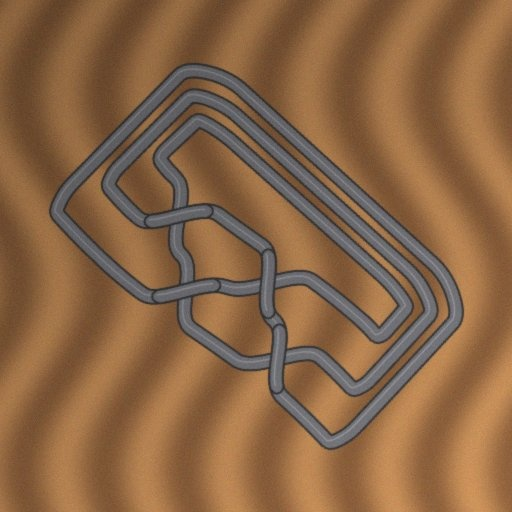
#> input picture huggingface_space/examples/1_unknot_c001_S2_desk.jpg, 512 x 512 px
$ python reidemeister.py --image ../../huggingface_space/examples/1_unknot_c001_S2_desk.jpg
#> lines starting #> are read from the running program, lines starting #| are printed output that depends on the picture; after the words box and inside, x2 and y2 are one past the last pixel; in counts of white or black regions, pixels touching at a corner belong together
### src/knot_recognition/utils.py
import os
import cv2
import numpy as np
from PIL import Image


def imread_any(path):
    im = Image.open(path).convert('RGB')
#> im is the input picture: PIL image 512x512 RGB; mean R, G, B 138.1, 101.5, 69.3
    return np.array(im)


def ensure_dir(path):
    os.makedirs(path, exist_ok=True)

### src/knot_recognition/preprocess.py
from dataclasses import dataclass
from typing import Optional, Tuple

import cv2
import numpy as np
from skimage.filters import threshold_otsu
from skimage.morphology import skeletonize


@dataclass(frozen=True)
class PreprocessConfig:
    width: int = 512
    blur_kernel: Tuple[int, int] = (5, 5)
    adaptive_block_size: int = 31
    adaptive_c: int = 10
    morph_kernel: Tuple[int, int] = (3, 3)
    morph_iterations: int = 1


class Preprocessor:
    def __init__(self, config: Optional[PreprocessConfig] = None):
        self.config = config or PreprocessConfig()

    def run(self, img_rgb):
        cfg = self.config
        gray = _to_gray(img_rgb, cfg.width)
        blur = cv2.GaussianBlur(gray, cfg.blur_kernel, 0)
        th = _binarize(blur, cfg.adaptive_block_size, cfg.adaptive_c)
        opened = _morph_open(th, cfg.morph_kernel, cfg.morph_iterations)
        sk = skeletonize(opened.astype(bool))
        return sk, gray


def preprocess_for_skeleton(img_rgb, width=512):
    return Preprocessor(PreprocessConfig(width=width)).run(img_rgb)


def _to_gray(img_rgb, width: int) -> np.ndarray:
#> called with width = 512
    h, w = img_rgb.shape[:2]
    scale = width / float(w)
    img = cv2.resize(img_rgb, (width, int(h * scale)), interpolation=cv2.INTER_AREA)
    gray = cv2.cvtColor(img, cv2.COLOR_RGB2GRAY)
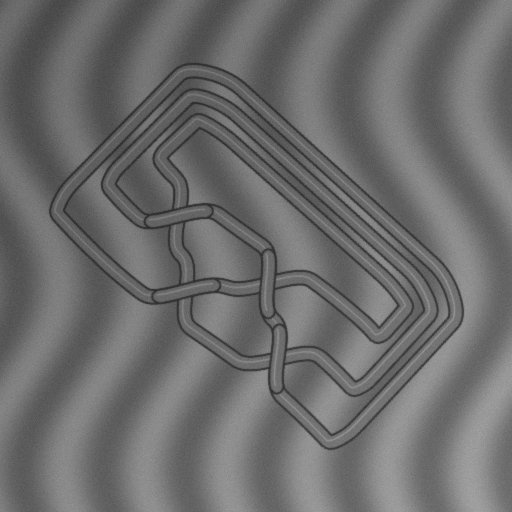
#> gray: shape (512, 512); min 39, max 163, mean 108.8
    return cv2.equalizeHist(gray)


def _binarize(blur: np.ndarray, block_size: int, adaptive_c: int) -> np.ndarray:
#> called with block_size = 31, adaptive_c = 10
    th = cv2.adaptiveThreshold(
        blur,
        255,
        cv2.ADAPTIVE_THRESH_GAUSSIAN_C,
        cv2.THRESH_BINARY_INV,
        block_size,
        adaptive_c,
    )
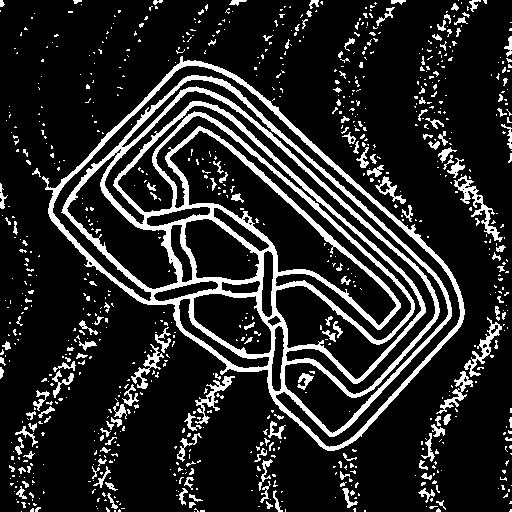
#> th: shape (512, 512); 15.5% white; 851 white regions (694 under 20 px), largest, box (x1, y1, x2, y2) and area: (42, 56, 465, 451) 26667, (454, 175, 503, 242) 631, (464, 317, 502, 377) 469
    if th.mean() < 10:
        t = threshold_otsu(blur)
        th = (blur < t).astype("uint8") * 255
    return th


def _morph_open(th: np.ndarray, kernel: Tuple[int, int], iterations: int) -> np.ndarray:
#> called with kernel = (3, 3), iterations = 1
    morph_kernel = cv2.getStructuringElement(cv2.MORPH_ELLIPSE, kernel)
    return cv2.morphologyEx(th, cv2.MORPH_OPEN, morph_kernel, iterations=iterations)
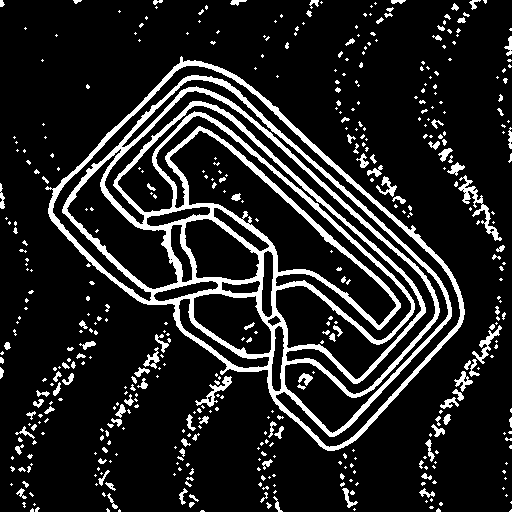
#> returned value: shape (512, 512); 13.7% white; 453 white regions (328 under 20 px), largest, box (x1, y1, x2, y2) and area: (45, 56, 465, 451) 26400, (458, 175, 502, 241) 534, (195, 376, 232, 407) 278

### src/knot_recognition/gauss_pd.py

from __future__ import annotations

import math
from dataclasses import dataclass
from typing import Optional

import numpy as np
import networkx as nx


@dataclass(frozen=True)
class GaussPDConfig:
    connectivity: int = 8
    spur_length: int = 5
    junction_degree: int = 3


_DEFAULT = GaussPDConfig()
DEFAULT_CFG = {
    "connectivity": _DEFAULT.connectivity,
    "spur_length": _DEFAULT.spur_length,
    "junction_degree": _DEFAULT.junction_degree,
}


_NEIGHBORS = {
    4: [(-1, 0), (1, 0), (0, -1), (0, 1)],
    8: [
        (-1, 0), (1, 0), (0, -1), (0, 1),
        (-1, -1), (-1, 1), (1, -1), (1, 1),
    ],
}


def _neighbors(connectivity=8):
    try:
        return _NEIGHBORS[connectivity]
    except KeyError as exc:
        raise ValueError("connectivity must be 4 or 8") from exc


def skeleton_to_graph(skel, connectivity=8):
    coords = list(map(tuple, np.argwhere(skel)))
    pos2id = {p: i for i, p in enumerate(coords)}
    G = nx.Graph()
    for p, i in pos2id.items():
        G.add_node(i, pos=p)
    offsets = _neighbors(connectivity)
    for (r, c), i in pos2id.items():
        for dr, dc in offsets:
            nb = (r + dr, c + dc)
            j = pos2id.get(nb)
            if j is not None:
                G.add_edge(i, j)
    return G


def prune_spurs(G, min_length=5):
    if min_length <= 0:
        return G
    G = G.copy()
    changed = True
    while changed:
        changed = False
        endpoints = [n for n, d in G.degree() if d == 1]
        for ep in endpoints:
            if ep not in G:
                continue
            path = [ep]
            prev = None
            cur = ep
            while True:
                nbrs = [n for n in G.neighbors(cur) if n != prev]
                if not nbrs:
                    break
                if len(nbrs) > 1:
                    break
                nxt = nbrs[0]
                path.append(nxt)
                prev, cur = cur, nxt
                if G.degree(cur) != 2:
                    break
                if len(path) > min_length:
                    break
            if len(path) <= min_length and G.degree(cur) != 2:
                # remove short spur (keep junction if present)
                to_remove = path[:-1] if G.degree(cur) >= 3 else path
                for n in to_remove:
                    if n in G:
                        G.remove_node(n)
                        changed = True
    return G


def cluster_junctions(G, deg_thresh=3):
    junction_nodes = [n for n, d in G.degree() if d >= deg_thresh]
    if not junction_nodes:
        return {}, {}
    sub = G.subgraph(junction_nodes)
    comps = list(nx.connected_components(sub))
    junctions = {}
    junction_map = {}
    for jid, comp in enumerate(comps):
        coords = np.array([G.nodes[n]["pos"] for n in comp], dtype=float)
        centroid = tuple(coords.mean(axis=0))
        junctions[jid] = {"nodes": set(comp), "pos": centroid}
        for n in comp:
            junction_map[n] = jid
    return junctions, junction_map


def simplify_graph(G, junctions, junction_map):
    SG = nx.MultiGraph()
    terminal_for_pixel, endpoint_nodes, junction_id_map = _build_terminals(
        SG, G, junctions, junction_map
    )

    def is_terminal(n):
        return n in junction_map or n in endpoint_nodes

    visited_edges = set()
    for start_pixel, start_tid in terminal_for_pixel.items():
        for nb in G.neighbors(start_pixel):
            if start_pixel in junction_map and nb in junction_map:
                if junction_map[nb] == junction_map[start_pixel]:
                    continue
            path = _walk_path(
                G,
                start_pixel,
                nb,
                junction_map,
                endpoint_nodes,
                visited_edges,
            )
            if not path:
                continue
            end_pixel = path[-1]
            end_tid = _terminal_id(end_pixel, junction_map, endpoint_nodes, terminal_for_pixel, junction_id_map)
            if end_tid is None or start_tid == end_tid:
                continue
            coords = [G.nodes[n]["pos"] for n in path]
            SG.add_edge(start_tid, end_tid, path=coords)

    return SG


# [44 lines left out: functions _unit, _edge_direction_at_node, pair_edges_at_crossings, not called in this run]


def _canon_edge(u, v, k):
    return (u, v, k) if u <= v else (v, u, k)


# [25 lines left out: functions trace_curve, _edge_angle_at_node, not called in this run]


def _build_terminals(SG, G, junctions, junction_map):
    next_id = 0
    junction_id_map = {}
    terminal_for_pixel = {}

    for jid, data in junctions.items():
        nid = next_id
        next_id += 1
        junction_id_map[jid] = nid
        SG.add_node(nid, type="junction", pos=data["pos"], pixels=set(data["nodes"]))
        for n in data["nodes"]:
            terminal_for_pixel[n] = nid

    endpoint_nodes = {n for n, d in G.degree() if d == 1 and n not in junction_map}
    for n in endpoint_nodes:
        nid = next_id
        next_id += 1
        SG.add_node(nid, type="endpoint", pos=G.nodes[n]["pos"], pixels={n})
        terminal_for_pixel[n] = nid

    return terminal_for_pixel, endpoint_nodes, junction_id_map


def _terminal_id(pixel, junction_map, endpoint_nodes, terminal_for_pixel, junction_id_map):
    if pixel in junction_map:
        return junction_id_map[junction_map[pixel]]
    if pixel in endpoint_nodes:
        return terminal_for_pixel[pixel]
    return None


def _walk_path(G, start_pixel, next_pixel, junction_map, endpoint_nodes, visited_edges):
    def is_terminal(n):
        return n in junction_map or n in endpoint_nodes

    ekey = (min(start_pixel, next_pixel), max(start_pixel, next_pixel))
    if ekey in visited_edges:
        return None
    path = [start_pixel, next_pixel]
    visited_edges.add(ekey)
    prev = start_pixel
    cur = next_pixel
    while True:
        if is_terminal(cur):
            break
        nbrs = [x for x in G.neighbors(cur) if x != prev]
        if not nbrs:
            break
        if len(nbrs) > 1:
            cand = [x for x in nbrs if G.degree(x) == 2 and x not in junction_map]
            nxt = cand[0] if cand else nbrs[0]
        else:
            nxt = nbrs[0]
        ekey = (min(cur, nxt), max(cur, nxt))
        if ekey in visited_edges:
            break
        visited_edges.add(ekey)
        path.append(nxt)
        prev, cur = cur, nxt
    return path


# [50 lines left out: functions _trace_from_edge, build_pd, not called in this run]


class GaussPDExtractor:
    def __init__(self, config: Optional[GaussPDConfig] = None):
        self.config = config or GaussPDConfig()

    # [37 lines left out: function extract, not called in this run]


def extract_gauss_code(skel, img_gray=None, *, cfg=None, return_debug=False):
    config = _coerce_config(cfg)
    return GaussPDExtractor(config).extract(skel, return_debug=return_debug)


def _empty_pd():
    return {"crossings": [], "edge_labels": {}}


# [5 lines left out: function _empty_result, not called in this run]


def _label_edges(SG):
    all_edges = [_canon_edge(u, v, k) for u, v, k in SG.edges(keys=True)]
    return {edge: i + 1 for i, edge in enumerate(all_edges)}


# [10 lines left out: functions _gauss_from_traversal, _coerce_config, not called in this run]

### src/knot_recognition/reidemeister.py
from dataclasses import asdict, dataclass
from typing import Any, Dict, Iterable, List, Optional, Tuple

import cv2
import numpy as np
import networkx as nx
from PIL import Image, ImageDraw

from .gauss_pd import cluster_junctions, prune_spurs, simplify_graph, skeleton_to_graph
from .preprocess import PreprocessConfig, Preprocessor
from .utils import imread_any


BBox = Tuple[float, float, float, float]


@dataclass(frozen=True)
class ReidemeisterConfig:
    image_width: int = 512
    scales: Tuple[float, ...] = (0.85, 1.0, 1.15)
    r1_max_cycle_len: int = 80
    r1_min_cycle_len: int = 8
    r1_max_junctions: int = 2
    r2_max_edge_len: int = 120
    r2_length_ratio: float = 1.5
    r3_max_perimeter: int = 220
    r3_edge_ratio: float = 1.5
    max_nodes_for_r1: int = 20000
    spur_prune_ratio: float = 0.25
    junction_degree: int = 3
    use_geometry: bool = True
    geom_weight: float = 0.5
    geom_missing_score: float = 0.3
    use_kpca: bool = False
    kpca_components: int = 6
    kpca_gamma: Optional[float] = None
    score_floor: float = 0.0
    nms_iou: float = 0.3

    # [16 lines left out: function synthetic_defaults, not called in this run]


@dataclass(frozen=True)
class MoveCandidate:
    move: str
    bbox: BBox
    score: float
    details: Dict[str, Any]


class ReidemeisterDetector:
    def __init__(self, config: Optional[ReidemeisterConfig] = None):
        self.config = config or ReidemeisterConfig()
        self.preprocessor = Preprocessor(PreprocessConfig(width=self.config.image_width))

    def detect(self, img_path: str, overlay_path: Optional[str] = None) -> List[Dict[str, Any]]:
        img = Image.fromarray(imread_any(img_path))
        img_np = np.array(img)
        return self.detect_array(img_np, overlay_path=overlay_path)

    def detect_array(self, img_np: np.ndarray, overlay_path: Optional[str] = None) -> List[Dict[str, Any]]:
        skel, gray = self._prepare_skeleton(img_np)

        candidates = self._collect_candidates(skel)

        candidates = self._postprocess(candidates, gray)

        if overlay_path:
            img = Image.fromarray(img_np)
            self._save_overlay(img, candidates, overlay_path)

        return [asdict(c) for c in candidates]

    # [4 lines left out: function detect_skeleton, not called in this run]

    def _prepare_skeleton(self, img_np):
        cfg = self.config
        base_skel, gray = self.preprocessor.run(img_np)
#> in run, `sk = skeletonize(opened.astype(bool))`:
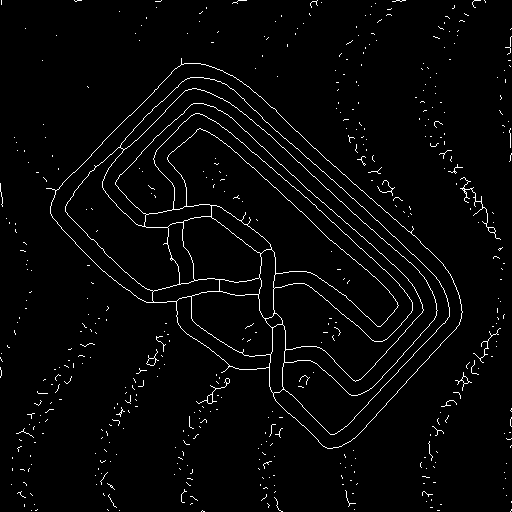
#> sk: shape (512, 512) bool; 2.6% white in thin lines or dots
        base_h, base_w = base_skel.shape[:2]
        union = base_skel.astype(bool)

        for scale in cfg.scales:
            if abs(scale - 1.0) < 1e-6:
                continue
            scaled_width = max(32, int(cfg.image_width * scale))
            scaled_pre = Preprocessor(PreprocessConfig(width=scaled_width))
            skel, _ = scaled_pre.run(img_np)
            resized = _resize_mask(skel, (base_h, base_w))
            union |= resized
#> this loop made 3 passes
#> pass 1, in run (call 2), `gray = _to_gray(img_rgb, cfg.width)`:
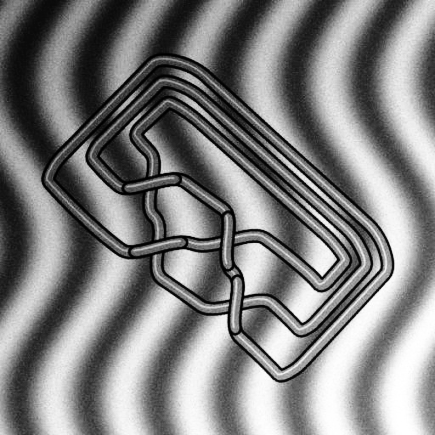
#> gray: shape (435, 435); min 0, max 255, mean 129.3
#> after the loop:
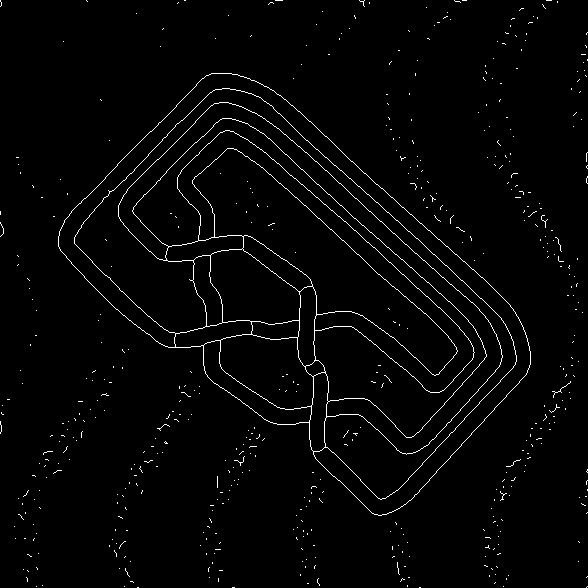
#> skel: shape (588, 588) bool; 2% white in thin lines or dots
#> after the loop:
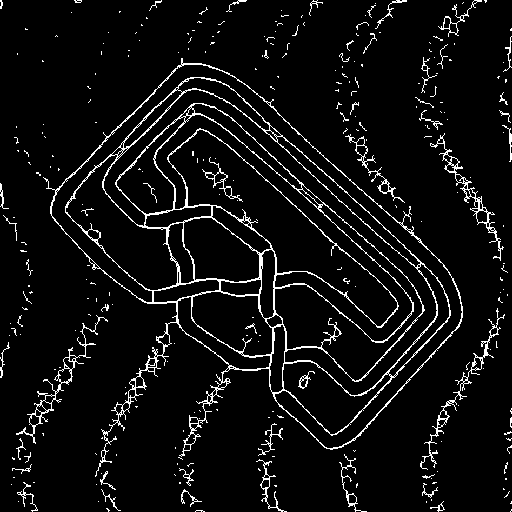
#> union: shape (512, 512) bool; 6.1% white in thin lines or dots

        return union, gray

    def _collect_candidates(self, skel) -> List[MoveCandidate]:
        candidates = []
        candidates.extend(self._detect_r2_r3(skel))
        candidates.extend(self._detect_r1(skel))
        return candidates

    def _postprocess(self, candidates: List[MoveCandidate], gray) -> List[MoveCandidate]:
        if self.config.use_geometry:
            candidates = self._apply_geometry_scores(candidates, gray)
        candidates = self._nms(candidates, iou_thresh=self.config.nms_iou)
        candidates = [c for c in candidates if c.score >= self.config.score_floor]
        candidates.sort(key=lambda c: c.score, reverse=True)
        return candidates

    def _detect_r1(self, skel) -> List[MoveCandidate]:
        cfg = self.config
        G = skeleton_to_graph(skel, connectivity=8)
        spur_len = max(2, int(cfg.spur_prune_ratio * cfg.r1_max_cycle_len))
        G = prune_spurs(G, min_length=spur_len)

        if G.number_of_nodes() > cfg.max_nodes_for_r1:
            return []

        cycles = nx.cycle_basis(G)
        candidates = []
        for cycle in cycles:
            if len(cycle) < cfg.r1_min_cycle_len:
                continue
            if len(cycle) > cfg.r1_max_cycle_len:
                continue
            junction_count = sum(1 for n in cycle if G.degree(n) >= cfg.junction_degree)
            if junction_count > cfg.r1_max_junctions:
                continue
            coords = [G.nodes[n]["pos"] for n in cycle]
            bbox = _bbox_from_coords(coords)
            score = _size_score(len(cycle), cfg.r1_max_cycle_len)
            candidates.append(
                MoveCandidate(
                    move="R1",
                    bbox=bbox,
                    score=score,
                    details={"cycle_len": len(cycle), "size_score": score},
                )
            )
        return candidates

    def _detect_r2_r3(self, skel) -> List[MoveCandidate]:
        cfg = self.config
        G = skeleton_to_graph(skel, connectivity=8)
#> in skeleton_to_graph, `coords = list(map(tuple, np.argwhere(skel)))`: coords = 15866 pairs, first value 0 to 511, second value 0 to 511
#> (the rest of the program and of its run is left out)
